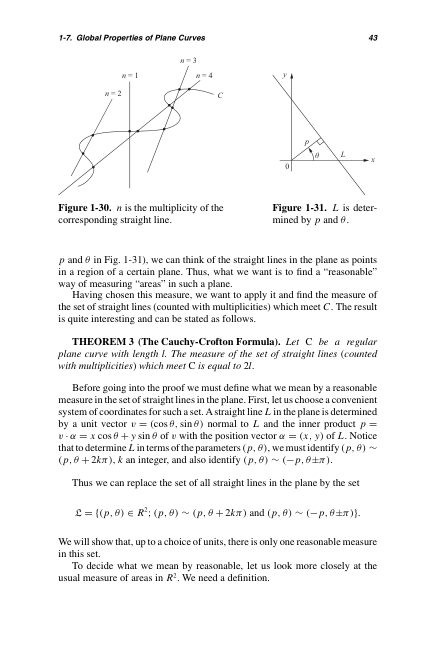
#> input picture page_59.png, 432 x 648 px; its folder holds 4 pictures in this run
$ python verify_crops.py
#> lines starting #> are read from the running program, lines starting #| are printed output that depends on the picture
import PIL.Image

def crop_figures(image_path, bboxes):
#> called with image_path = 'page_59.png'
    img = PIL.Image.open(image_path)
#> img is the input picture: PIL image 432x648 RGB; mean R, G, B 244.7, 244.7, 244.7
    w, h = img.size
#> w = 432; h = 648
    for name, bbox in bboxes.items():
        x1, y1, x2, y2 = bbox
        left = x1 * w
        top = y1 * h
        right = x2 * w
        bottom = y2 * h
        cropped = img.crop((left, top, right, bottom))
        cropped.save(f"crop_{name}.png")
        print(f"Saved crop_{name}.png")
#> this loop made 2 passes
#> pass 1, in crop_figures, `cropped = img.crop((left, top, right, bottom))`:
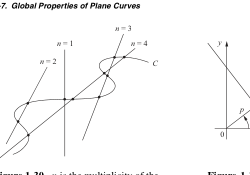
#> cropped: PIL image 250x175 RGB; mean R, G, B 249.5, 249.5, 249.5
#> pass 2, in crop_figures, `cropped = img.crop((left, top, right, bottom))`:
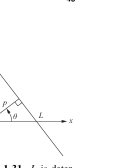
#> cropped: PIL image 121x168 RGB; mean R, G, B 253, 253, 253

bboxes = {
    "1-30": [0.15, 0.05, 0.73, 0.32],
    "1-31": [0.70, 0.06, 0.98, 0.32]
}

crop_figures("page_59.png", bboxes)
